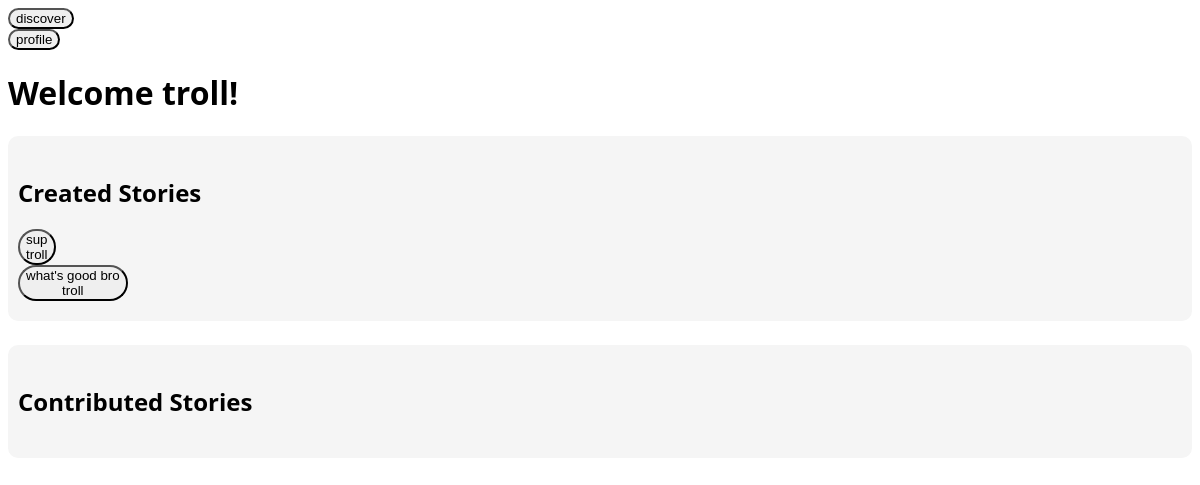
Screenshot of /profile (signed in) with the database file from the repository.
### tables this page shows
CREATE TABLE stories (id int, title text, creator text);

### __init__.py (the view, shortened to what this page needs)
@app.route('/profile', methods=['GET','POST'])
def profile():
    username = session['username']
    created_stories = get_created_stories(username)
    contributed_stories = get_contributed_stories(username)
    print(contributed_stories)
    return render_template('profile.html',
                           created_stories = created_stories, contributed_stories = contributed_stories, username = username)

### db.py (called while the page is built)
def db_connect():
    global db
    db = sqlite3.connect(DB_FILE)
    return db.cursor()

def db_close():
    db.commit()
    db.close()

def get_created_stories(username): #returns the stories that a user has created (for profile)
    c = db_connect()
    c.execute('SELECT * FROM stories WHERE creator=?',(username,))
    created_stories = c.fetchall()
    db_close()
    print(f'created_stories:{created_stories}')
    return created_stories

def get_contributed_stories(username): #returns the stories a user has contributed to (for profile)
    c = db_connect()
    c.execute('SELECT id FROM story_info WHERE contributor=?',(username,))
    contributed_id = c.fetchall() #gets a list of all the ids that user has contributed to
    contributed_stories = []
    for story_id in contributed_id: #goes through every story the user has contributed and makes a list of tuples
        c.execute('SELECT * FROM stories WHERE id=? AND creator!=?',(story_id[0],username))
        contributed_story = c.fetchone()
        if contributed_story != None: #checks to make sure there is at least one story
            contributed_stories.append(contributed_story)
    db_close()
    print(f'contributed_stories:{contributed_stories}') #testing
    return contributed_stories

### templates/profile.html (shortened to what this page needs)
<!DOCTYPE html>
<html lang="en">
<head>
    <link rel="stylesheet" href="../static/css/style.css">
</head>
<body>
    <form>
        <button class= "button" formaction="/">discover</button>
        <button class= "button" formaction="/profile">profile</button>
    </form>
    <h1 class="welcome-header">Welcome {{username}}!</h1>
    <div class="created-container">
        <h2>Created Stories</h2>
        <form action='/story' class="story-cards" method="POST">
            {% for story in created_stories %}
            <button class= "button" type="submit" name="{{story[0]}}" class="card">
                <div class="title">{{story[1]}} <div class="creator">{{story[2]}}</div></div>
            </button>
            {% endfor %}
        </form>
    </div>
    <div class="contributed-container">
        <h2>Contributed Stories</h2>
    </div>
</body>
</html>

### static/css/style.css (style rules this page uses)
body, html { font-family: 'Segoe UI', Tahoma, Geneva, Verdana, sans-serif; }
.button { align-items: center; text-align: center; display: flex; border-radius: 25px; }
.created-container { position: relative; background-color: whitesmoke; padding: 20px 10px; border-radius: 10px; display: flex; flex-direction: column; }
.contributed-container { position: relative; top: 24px; background-color: whitesmoke; padding: 20px 10px; border-radius: 10px; display: flex; flex-direction: column; }

### rows the page displays
stories: title "sup", creator "troll"
stories: title "what's good bro", creator "troll"

### other values shown
{{ username }} "troll"
